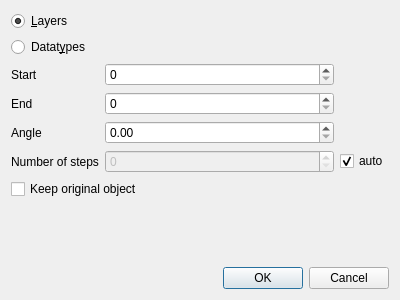
<?xml version="1.0" encoding="UTF-8"?>
<ui version="4.0">
 <class>Dialog</class>
 <widget class="QDialog" name="Dialog">
  <property name="geometry">
   <rect>
    <x>0</x>
    <y>0</y>
    <width>400</width>
    <height>300</height>
   </rect>
  </property>
  <property name="windowTitle">
   <string>Fill by gradient</string>
  </property>
  <layout class="QVBoxLayout" name="verticalLayout">
   <item>
    <layout class="QGridLayout" name="gridLayout" columnstretch="0,1,0">
     <item row="0" column="0">
      <widget class="QRadioButton" name="layers">
       <property name="text">
        <string>&amp;Layers</string>
       </property>
       <property name="checked">
        <bool>true</bool>
       </property>
      </widget>
     </item>
     <item row="1" column="0">
      <widget class="QRadioButton" name="datatypes">
       <property name="text">
        <string>Datat&amp;ypes</string>
       </property>
      </widget>
     </item>
     <item row="2" column="0">
      <widget class="QLabel" name="label">
       <property name="text">
        <string>Start</string>
       </property>
      </widget>
     </item>
     <item row="2" column="1">
      <widget class="QSpinBox" name="start">
       <property name="maximum">
        <number>2147483647</number>
       </property>
      </widget>
     </item>
     <item row="3" column="0">
      <widget class="QLabel" name="label_2">
       <property name="text">
        <string>End</string>
       </property>
      </widget>
     </item>
     <item row="3" column="1">
      <widget class="QSpinBox" name="end">
       <property name="maximum">
        <number>2147483647</number>
       </property>
      </widget>
     </item>
     <item row="4" column="0">
      <widget class="QLabel" name="label_3">
       <property name="text">
        <string>Angle</string>
       </property>
      </widget>
     </item>
     <item row="4" column="1">
      <widget class="QDoubleSpinBox" name="angle">
       <property name="maximum">
        <double>360.000000000000000</double>
       </property>
      </widget>
     </item>
     <item row="5" column="0">
      <widget class="QLabel" name="label_4">
       <property name="text">
        <string>Number of steps</string>
       </property>
      </widget>
     </item>
     <item row="5" column="1">
      <widget class="QSpinBox" name="steps">
       <property name="enabled">
        <bool>false</bool>
       </property>
       <property name="maximum">
        <number>2147483647</number>
       </property>
      </widget>
     </item>
     <item row="5" column="2">
      <widget class="QCheckBox" name="auto_2">
       <property name="text">
        <string>auto</string>
       </property>
       <property name="checked">
        <bool>true</bool>
       </property>
      </widget>
     </item>
     <item row="6" column="0" colspan="2">
      <widget class="QCheckBox" name="original">
       <property name="text">
        <string>Keep original object</string>
       </property>
      </widget>
     </item>
    </layout>
   </item>
   <item>
    <spacer name="verticalSpacer">
     <property name="orientation">
      <enum>Qt::Vertical</enum>
     </property>
     <property name="sizeHint" stdset="0">
      <size>
       <width>20</width>
       <height>40</height>
      </size>
     </property>
    </spacer>
   </item>
   <item>
    <widget class="QDialogButtonBox" name="buttonBox">
     <property name="orientation">
      <enum>Qt::Horizontal</enum>
     </property>
     <property name="standardButtons">
      <set>QDialogButtonBox::Cancel|QDialogButtonBox::Ok</set>
     </property>
    </widget>
   </item>
  </layout>
 </widget>
 <tabstops>
  <tabstop>layers</tabstop>
  <tabstop>datatypes</tabstop>
  <tabstop>start</tabstop>
  <tabstop>end</tabstop>
  <tabstop>angle</tabstop>
  <tabstop>auto_2</tabstop>
  <tabstop>steps</tabstop>
  <tabstop>original</tabstop>
  <tabstop>buttonBox</tabstop>
 </tabstops>
 <resources/>
 <connections>
  <connection>
   <sender>buttonBox</sender>
   <signal>accepted()</signal>
   <receiver>Dialog</receiver>
   <slot>accept()</slot>
   <hints>
    <hint type="sourcelabel">
     <x>224</x>
     <y>274</y>
    </hint>
    <hint type="destinationlabel">
     <x>157</x>
     <y>274</y>
    </hint>
   </hints>
  </connection>
  <connection>
   <sender>buttonBox</sender>
   <signal>rejected()</signal>
   <receiver>Dialog</receiver>
   <slot>reject()</slot>
   <hints>
    <hint type="sourcelabel">
     <x>316</x>
     <y>260</y>
    </hint>
    <hint type="destinationlabel">
     <x>286</x>
     <y>274</y>
    </hint>
   </hints>
  </connection>
  <connection>
   <sender>auto_2</sender>
   <signal>toggled(bool)</signal>
   <receiver>steps</receiver>
   <slot>setDisabled(bool)</slot>
   <hints>
    <hint type="sourcelabel">
     <x>353</x>
     <y>193</y>
    </hint>
    <hint type="destinationlabel">
     <x>292</x>
     <y>183</y>
    </hint>
   </hints>
  </connection>
 </connections>
</ui>
